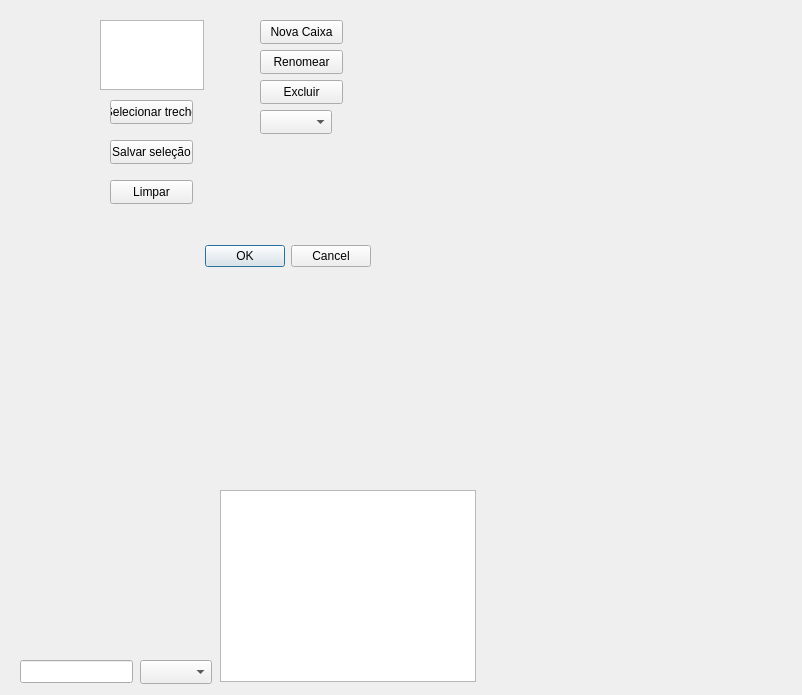
<?xml version="1.0" encoding="UTF-8"?>
<ui version="4.0">
 <class>Dialog</class>
 <widget class="QDialog" name="Dialog">
  <property name="geometry">
   <rect>
    <x>0</x>
    <y>0</y>
    <width>802</width>
    <height>695</height>
   </rect>
  </property>
  <property name="windowTitle">
   <string>Dialog</string>
  </property>
  <widget class="QDialogButtonBox" name="buttonBox">
   <property name="geometry">
    <rect>
     <x>30</x>
     <y>240</y>
     <width>341</width>
     <height>32</height>
    </rect>
   </property>
   <property name="orientation">
    <enum>Qt::Orientation::Horizontal</enum>
   </property>
   <property name="standardButtons">
    <set>QDialogButtonBox::StandardButton::Cancel|QDialogButtonBox::StandardButton::Ok</set>
   </property>
  </widget>
  <widget class="QComboBox" name="comboBox">
   <property name="geometry">
    <rect>
     <x>260</x>
     <y>110</y>
     <width>72</width>
     <height>24</height>
    </rect>
   </property>
  </widget>
  <widget class="QPushButton" name="pushButton">
   <property name="geometry">
    <rect>
     <x>260</x>
     <y>80</y>
     <width>83</width>
     <height>24</height>
    </rect>
   </property>
   <property name="text">
    <string>Excluir</string>
   </property>
  </widget>
  <widget class="QPushButton" name="pushButton_2">
   <property name="geometry">
    <rect>
     <x>260</x>
     <y>50</y>
     <width>83</width>
     <height>24</height>
    </rect>
   </property>
   <property name="text">
    <string>Renomear</string>
   </property>
  </widget>
  <widget class="QPushButton" name="pushButton_3">
   <property name="geometry">
    <rect>
     <x>260</x>
     <y>20</y>
     <width>83</width>
     <height>24</height>
    </rect>
   </property>
   <property name="text">
    <string>Nova Caixa</string>
   </property>
  </widget>
  <widget class="QPlainTextEdit" name="plainTextEdit">
   <property name="geometry">
    <rect>
     <x>100</x>
     <y>20</y>
     <width>104</width>
     <height>70</height>
    </rect>
   </property>
  </widget>
  <widget class="QPushButton" name="pushButton_4">
   <property name="geometry">
    <rect>
     <x>110</x>
     <y>100</y>
     <width>83</width>
     <height>24</height>
    </rect>
   </property>
   <property name="text">
    <string>Selecionar trecho</string>
   </property>
  </widget>
  <widget class="QPushButton" name="pushButton_5">
   <property name="geometry">
    <rect>
     <x>110</x>
     <y>140</y>
     <width>83</width>
     <height>24</height>
    </rect>
   </property>
   <property name="text">
    <string>Salvar seleção</string>
   </property>
  </widget>
  <widget class="QPushButton" name="pushButton_6">
   <property name="geometry">
    <rect>
     <x>110</x>
     <y>180</y>
     <width>83</width>
     <height>24</height>
    </rect>
   </property>
   <property name="text">
    <string>Limpar</string>
   </property>
  </widget>
  <widget class="QLineEdit" name="lineEdit">
   <property name="geometry">
    <rect>
     <x>20</x>
     <y>660</y>
     <width>113</width>
     <height>23</height>
    </rect>
   </property>
  </widget>
  <widget class="QComboBox" name="comboBox_2">
   <property name="geometry">
    <rect>
     <x>140</x>
     <y>660</y>
     <width>72</width>
     <height>24</height>
    </rect>
   </property>
  </widget>
  <widget class="QTableWidget" name="tableWidget">
   <property name="geometry">
    <rect>
     <x>220</x>
     <y>490</y>
     <width>256</width>
     <height>192</height>
    </rect>
   </property>
  </widget>
 </widget>
 <resources/>
 <connections>
  <connection>
   <sender>buttonBox</sender>
   <signal>accepted()</signal>
   <receiver>Dialog</receiver>
   <slot>accept()</slot>
   <hints>
    <hint type="sourcelabel">
     <x>248</x>
     <y>254</y>
    </hint>
    <hint type="destinationlabel">
     <x>157</x>
     <y>274</y>
    </hint>
   </hints>
  </connection>
  <connection>
   <sender>buttonBox</sender>
   <signal>rejected()</signal>
   <receiver>Dialog</receiver>
   <slot>reject()</slot>
   <hints>
    <hint type="sourcelabel">
     <x>316</x>
     <y>260</y>
    </hint>
    <hint type="destinationlabel">
     <x>286</x>
     <y>274</y>
    </hint>
   </hints>
  </connection>
 </connections>
</ui>
